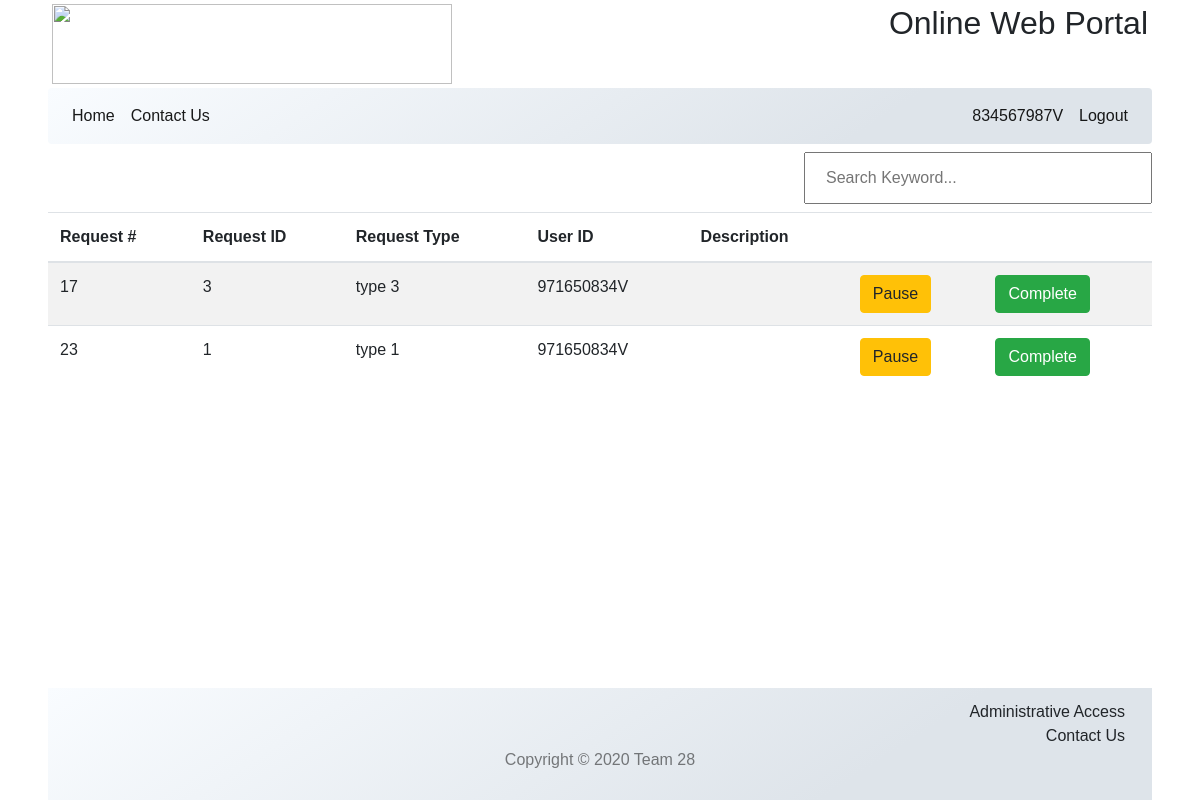
The app's page /OngoingJobs.admin.php (signed in) with its own data.
### tables this page shows
CREATE TABLE `requestslist` (
  `requestNo` int(20) NOT NULL,
  `requestId` int(10) NOT NULL,
  `userId` varchar(12) NOT NULL,
  `date` datetime NOT NULL DEFAULT CURRENT_TIMESTAMP,
  `status` varchar(10) NOT NULL DEFAULT 'new',
  `description` varchar(200) DEFAULT NULL
);

### model/connection.model.php (called while the page is built, shortened)
<?php
class connection{
    private $host = "localhost";
    private $user = "root";
    private $pwd = "";
    private $dbName = "deon";
    public function connect(){
        $connection = mysqli_connect($this->host,$this->user,$this->pwd,$this->dbName);
        return $connection;
    }
    public function runQuery($query){
        $connection= $this->connect();
        return mysqli_query($connection,$query);
    }
}
?>

### model/adminJob.model.php (called while the page is built)
<?php
include_once 'connection.model.php';
class adModel extends connection
{
    public function getRequestHistory($var){
        $query= "SELECT requestslist.requestNo,requestslist.requestId,requestslist.userId,requestslist.description FROM requestslist WHERE   status='$var'";
        return $this->runQuery($query);
    }
}
?>

### controller/adminJob.ctrl.php (called while the page is built, shortened)
<?php
include_once 'model/adminJob.model.php';
class adminTableControl{
    public function requestHistory($var)
    {
        $adModel=new adModel();
        $result=$adModel->getRequestHistory($var);
        return $result;
    }
    public function hasJobsSubmitted($result)
    {
        if ($result-> num_rows > 0){
            return true;
        }
        else return false;
    }
    public function fetchData($result)
    {
        return $result-> fetch_assoc();
    }
}
?>

### OngoingJobs.admin.php (the view, shortened to what this page needs)
<!DOCTYPE html>
<html lang="en">
<head>
</head>
<body>
<?php include_once("inc/Header.php"); ?>
<link rel="stylesheet" href="css/newJobs.css">
<?php
require_once 'controller/adminJob.ctrl.php';
$adctrll=new adminTableControl();
$var="ongoing";
$result=$adctrll-> requestHistory($var);
if ($adctrll->hasJobsSubmitted($result)) {?>
      <div class="row">
<div class="col-sm-8"> </div>
<div class="col-sm-4">
<div class="search-bar"><input type="text" id="searchBar"  placeholder="Search Keyword..."></div>
</div>
</div>
        <div>
        <div class='table-responsive'>
 <table id="tablePreview" class="table table-hover table-striped">
   <thead>
     <tr>
       <th>Request #</th>
       <th>Request ID</th>
       <th>Request Type</th>
       <th>User ID</th>
       <th>Description</th>
       <th> </th>
       <th></th>
     </tr>
   </thead>
   <tbody id="requestTable">
   <?php
while ($row=$adctrll->fetchData($result)){
  $rowdata= "<tr><td class='column1'>" .$row["requestNo"]
           ."</td><td class='column1'>".$row["requestId"]
           ."</td><td class='column1'>type  ".$row["requestId"]
           ."</td><td class='column1'>".$row["userId"]
           ."</td><td class='column1'>".$row["description"]."</td>";
           $pendingButton='<td> <button class="btn btn-warning" id='.$row["requestNo"].' onclick="popupFunction2('.$row["requestNo"].')">Pause</button></td>';
          $completeButton='<td> <button class="btn btn-success" id='.$row["requestNo"].' onclick="popupFunction('.$row["requestNo"].')">Complete</button></td></tr>';
      echo $rowdata,$pendingButton,$completeButton;
}
     ?>
   </tbody>
 </table>
</div>
        </div>
    </div>
    <?php
    }
    else   {require_once 'inc/alert.view.php';
      $alertView=new alert();
        echo $alertView->showAlert('No Ongoing Jobs available','info');}
    ?>
<?php include_once('inc/Footer.php'); ?>
</body>
</html>

### css/CustomStyleSheet.css (style rules this page uses)
input[type="text"], input[type="password"] { width: 100%; padding: 12px 20px; margin: 8px 0; display: inline-block; border: 1px solid f1f1f1; box-sizing: border-box; }
body { font-family: Arial, Helvetica, sans-serif; position: relative; padding-bottom: 111px; min-height: 100vh; }

### records on screen
requestslist: requestNo "17", requestId "3", userId "971650834V"
requestslist: requestNo "23", requestId "1", userId "971650834V"

### other values on screen
$_SESSION['adminID'] "834567987V"
